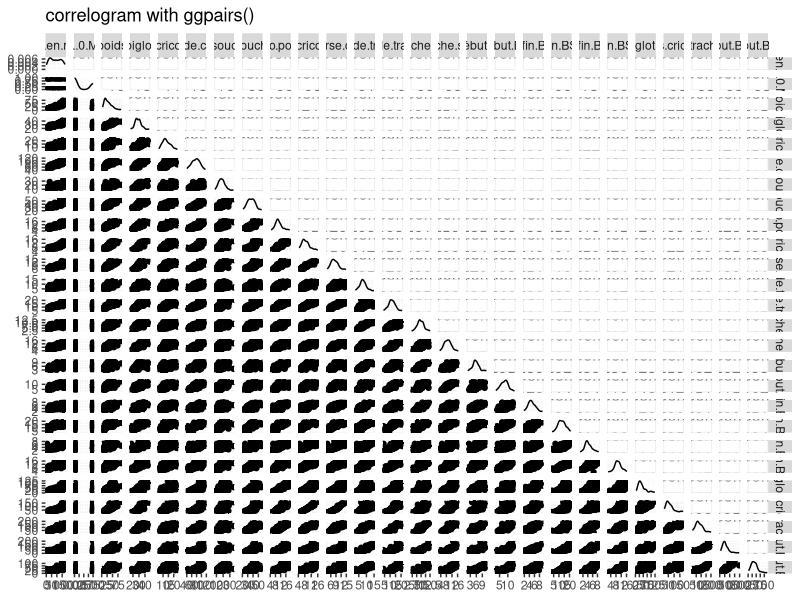

Source code (R):
library(GGally)

rm(list = ls(all.names = TRUE)) 
gc()

# Dataset ----

ds <- na.omit(read.csv('measurements.csv', sep=';', dec=","))
measurements = ds[,4:length(ds)]

# Correlation ----

ggpairs(measurements, title="correlogram with ggpairs()", method = c("everything", "pearson")) 

tmp <- cor(measurements)
tmp[!lower.tri(tmp)] <- 0

measurements <- measurements[,!apply(tmp,2,function(x) any(abs(x) > 0.9))]
